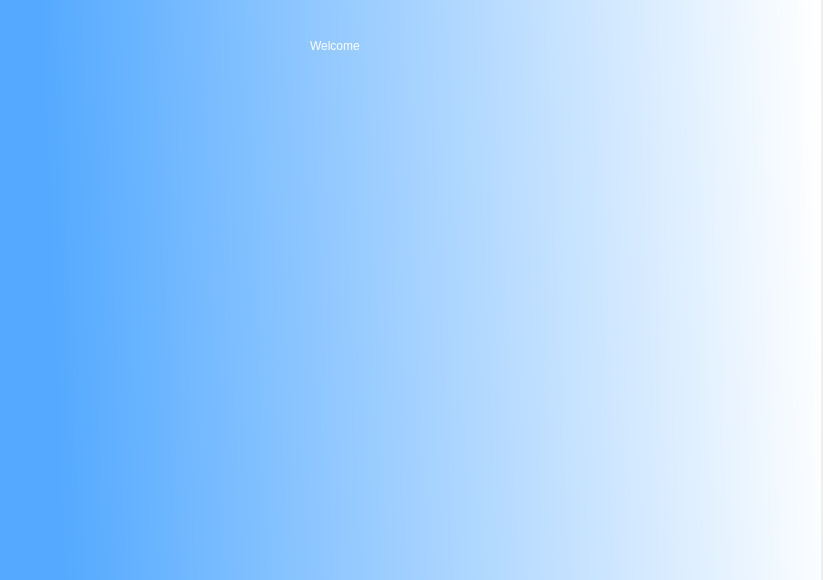
<?xml version="1.0" encoding="UTF-8"?>
<ui version="4.0">
 <class>Dialog</class>
 <widget class="QDialog" name="Dialog">
  <property name="geometry">
   <rect>
    <x>0</x>
    <y>0</y>
    <width>823</width>
    <height>580</height>
   </rect>
  </property>
  <property name="windowTitle">
   <string>Dialog</string>
  </property>
  <widget class="QWidget" name="widget" native="true">
   <property name="geometry">
    <rect>
     <x>0</x>
     <y>0</y>
     <width>821</width>
     <height>591</height>
    </rect>
   </property>
   <property name="styleSheet">
    <string notr="true">QWidget#widget{
background-color:qlineargradient(spread:pad, x1:0.0113636, y1:0.04, x2:1, y2:0.011, stop:0.0397727 rgba(85, 170, 255, 255), stop:0.994318 rgba(255, 255, 255, 255));}</string>
   </property>
   <widget class="QLabel" name="label">
    <property name="geometry">
     <rect>
      <x>310</x>
      <y>20</y>
      <width>201</width>
      <height>51</height>
     </rect>
    </property>
    <property name="styleSheet">
     <string notr="true">font: 35pt &quot;MS Shell Dlg 2&quot;; color:rgb(255, 255, 255)</string>
    </property>
    <property name="text">
     <string>Welcome</string>
    </property>
   </widget>
   <widget class="QLabel" name="label_2">
    <property name="geometry">
     <rect>
      <x>0</x>
      <y>80</y>
      <width>111</width>
      <height>101</height>
     </rect>
    </property>
    <property name="styleSheet">
     <string notr="true">image: url(:/image/aa.png);</string>
    </property>
    <property name="text">
     <string/>
    </property>
   </widget>
   <widget class="QLabel" name="label_3">
    <property name="geometry">
     <rect>
      <x>470</x>
      <y>220</y>
      <width>141</width>
      <height>91</height>
     </rect>
    </property>
    <property name="styleSheet">
     <string notr="true">image: url(:/image2/2.jpg);</string>
    </property>
    <property name="text">
     <string/>
    </property>
   </widget>
   <widget class="QLabel" name="label_4">
    <property name="geometry">
     <rect>
      <x>10</x>
      <y>330</y>
      <width>121</width>
      <height>111</height>
     </rect>
    </property>
    <property name="styleSheet">
     <string notr="true">image: url(:/image2/3.jpg);</string>
    </property>
    <property name="text">
     <string/>
    </property>
   </widget>
  </widget>
 </widget>
 <resources>
  <include location="../../OneDrive/Desktop/test.qrc"/>
  <include location="Image.qrc"/>
 </resources>
 <connections/>
</ui>
